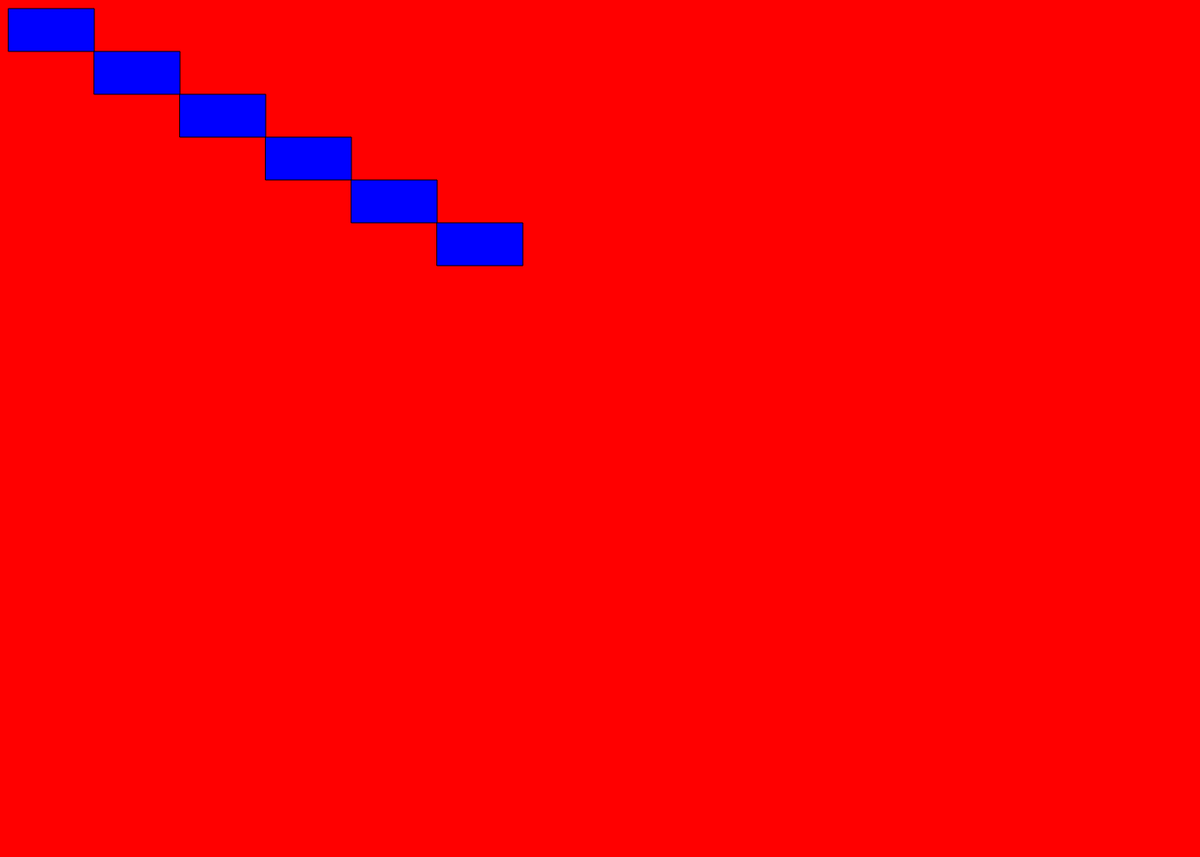
Frame 1 (no input)
Frame 60 (no input): identical to frame 1, image omitted
Frame 120 (the mouse pressed at the canvas centre since frame 60): identical to frame 1, image omitted

The p5.js sketch that drew this single still picture (run headless with seeded random() and noise() and a simulated clock; from frame 60 on, the mouse is pressed at the canvas centre):

// p5.js sketch
// ── sketch.js
function setup()
{
  //create a drawing service 700px wide, 500px tall
  createCanvas(1400,1000);

}

function draw()
{
  //create a background using RGB values
  background(255,0,0)

  // change the paint brush to a specific color according to RGB values
  fill(0,0,255);

  // create a rectangle at x,y coordinates 10,10 with length x height at 100 x 50
  rect(10,10,100,50);
  rect(110,60,100,50);
  rect(210,110,100,50);
  rect(310,160,100,50);
  rect(410,210,100,50);
  rect(510,260,100,50);

}
